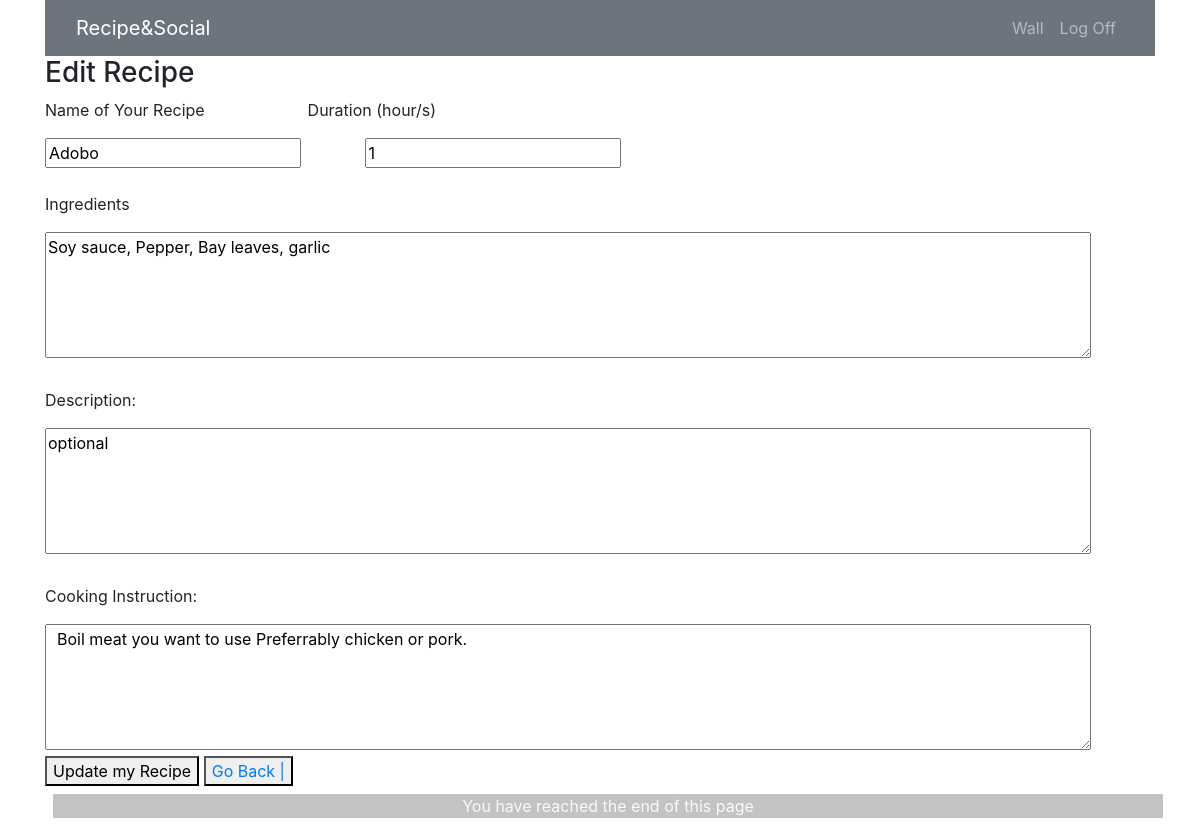
/recipes/3/edit, run on the app's committed database.
### recipeandsocial_app/models.py (models this page shows)
class Recipe(models.Model):
  recipe_name = models.CharField(max_length=255)
  ingredients = models.CharField(max_length=255)
  cooking_instruction = models.TextField(max_length=2000)
  desc = models.TextField()
  duration = models.IntegerField()
  user = models.ForeignKey(User, related_name="recipes", on_delete=models.CASCADE)
  created_at = models.DateTimeField(auto_now_add=True, null=True)
  updated_at = models.DateTimeField(auto_now=True, null=True)
  likes = models.ManyToManyField(User, related_name="likes")
  objects = RecipeManager()

### recipeandsocial_app/views.py (the view)
# urls.py: path('recipes/<int:recipe_id>/edit', views.edit_recipe),
def edit_recipe(request, recipe_id):
    if request.method == "GET":
        recipe_to_update = Recipe.objects.get(id=recipe_id)
        context = {
            "recipe": recipe_to_update,
        }
    return render(request, 'edit-recipe.html', context)

### recipeandsocial_app/templates/edit-recipe.html (shortened to what this page needs)
<!DOCTYPE html>
<html lang="en">
  <head>
    <link rel="stylesheet" href="https://maxcdn.bootstrapcdn.com/bootstrap/4.0.0/css/bootstrap.min.css"
>
  </head>
  <body>
    <div class="container mx-auto">
      <nav class="navbar navbar-expand-sm bg-secondary navbar-dark">
        <div class="col-sm-4 col-md-4">
            <a class="navbar-brand" href="/recipes">Recipe&Social</a>
        </div>
        <div class="col">
            <ul class="navbar-nav float-sm-right">
              <li class="nav-item">
                  <a class="nav-link" href="/recipes/wall">Wall</a>
              </li>
              <li class="nav-item">
                  <a class="nav-link" href="/logout">Log Off</a>
              </li>
            </ul>
        </div>
      </nav>
      <h3>Edit Recipe</h3>
      <form action="/recipes/{{ recipe.id }}/update" method="post">
          <p>Name of Your Recipe &emsp13; &emsp13; &emsp13; &emsp13; &emsp13; &emsp13; &emsp13; &emsp13; &emsp13; &emsp13; Duration (hour/s)</p>
          <input type="text" name="recipe_name" value="{{ recipe.recipe_name }}" /> &emsp13; &emsp13; &emsp13; &emsp13; &emsp13; &emsp13;
          <input type="number" name="duration" value="{{ recipe.duration }}"/><br><br>
          <p>Ingredients </p>
          <textarea name="ingredients" cols="100" rows="5">{{ recipe.ingredients }}</textarea><br><br>
          <p>Description: </p><textarea name="desc" cols="100" rows="5">{{ recipe.desc }}</textarea><br><br>
          <p>Cooking Instruction: </p><textarea name="steps" cols="100" rows="5"> {{ recipe.cooking_instruction }}</textarea>
          <br>
          <button>Update my Recipe</button>
          <button><a href="/recipes">Go Back | </a></button>
      </form>
      <div class="container-fluid text-center text-light m-2" style= "background-color:rgb(195 195 195);">You have reached the end of this page</div>
    </div>
  </body>
</html>

### data on the page
Recipe: recipe_name "Adobo", duration "1", ingredients "Soy sauce, Pepper, Bay leaves, garlic", desc "optional", steps "Boil meat you want to use Preferrably chicken or pork."
